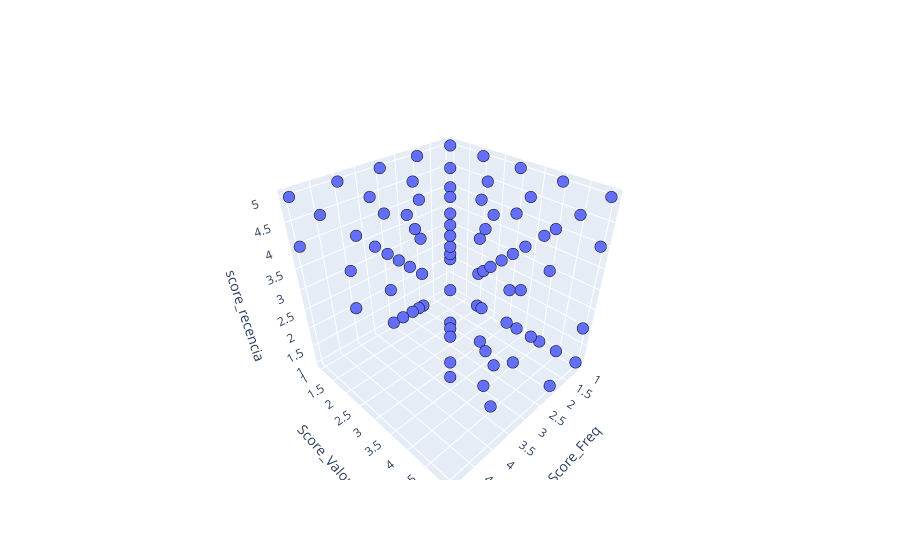

The cell this chart's notebook holds for it:
### Code cell
plotar_3d(df)

### Figure 1 — Plotly figure (JSON) as saved in the notebook; plotly's stock layout.template omitted (floating-point values rounded to 4 significant figures; data arrays with more than 128 entries replaced by an {"elided": "..."} marker saying what was removed)
{"data": [{"marker": {"colorscale": [[0, "#440154"], [0.1111, "#482878"], [0.2222, "#3e4989"], [0.3333, "#31688e"], [0.4444, "#26828e"], [0.5556, "#1f9e89"], [0.6667, "#35b779"], [0.7778, "#6ece58"], [0.8889, "#b5de2b"], [1, "#fde725"]], "line": {"color": "black", "width": 0.5}, "size": 4}, "mode": "markers", "type": "scatter3d", "x": {"elided": "824 int values"}, "y": {"elided": "824 int values"}, "z": {"elided": "824 int values"}}], "layout": {"scene": {"xaxis": {"title": {"text": "Score_Freq"}}, "yaxis": {"title": {"text": "Score_Valor"}}, "zaxis": {"title": {"text": "score_recencia"}}}}}
